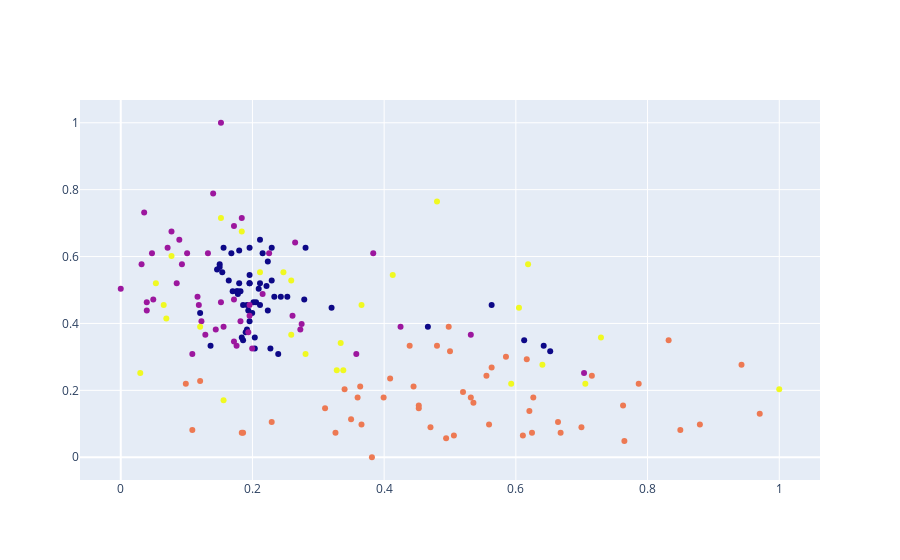

The cell this chart's notebook holds for it:
### Markdown cell above
Let's see another one, now using other features

### Code cell
fig = go.Figure()
fig.add_trace(go.Scatter(
    x = df['Malic_Acid'],
    y = df['Hue'],
    mode = 'markers',
    marker = dict(color = labels.astype(np.float)),
    text = labels
))

fig.show()

### Figure 1 — Plotly figure (JSON) as saved in the notebook; plotly's stock layout.template omitted (floating-point values rounded to 4 significant figures; data arrays with more than 128 entries replaced by an {"elided": "..."} marker saying what was removed)
{"data": [{"marker": {"color": {"elided": "178 int values"}}, "mode": "markers", "text": {"elided": "178 int values"}, "type": "scatter", "x": {"elided": "178 float values"}, "y": {"elided": "178 float values"}}], "layout": {}}
